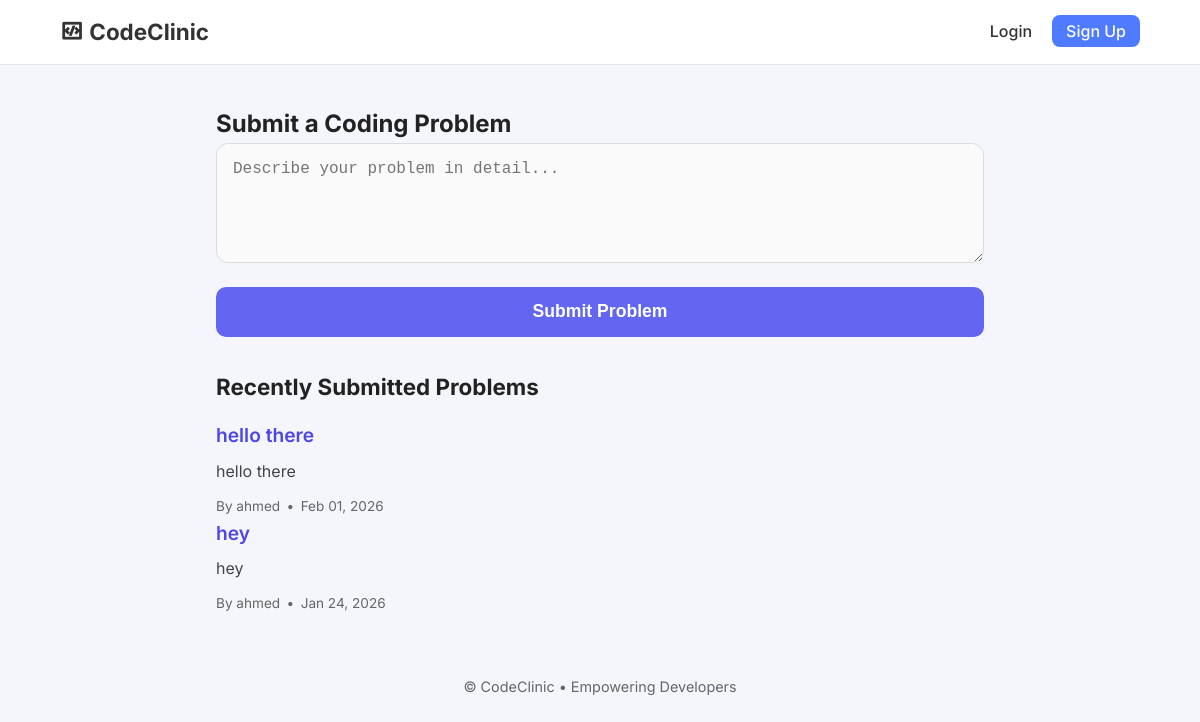
The app's page /, older data.
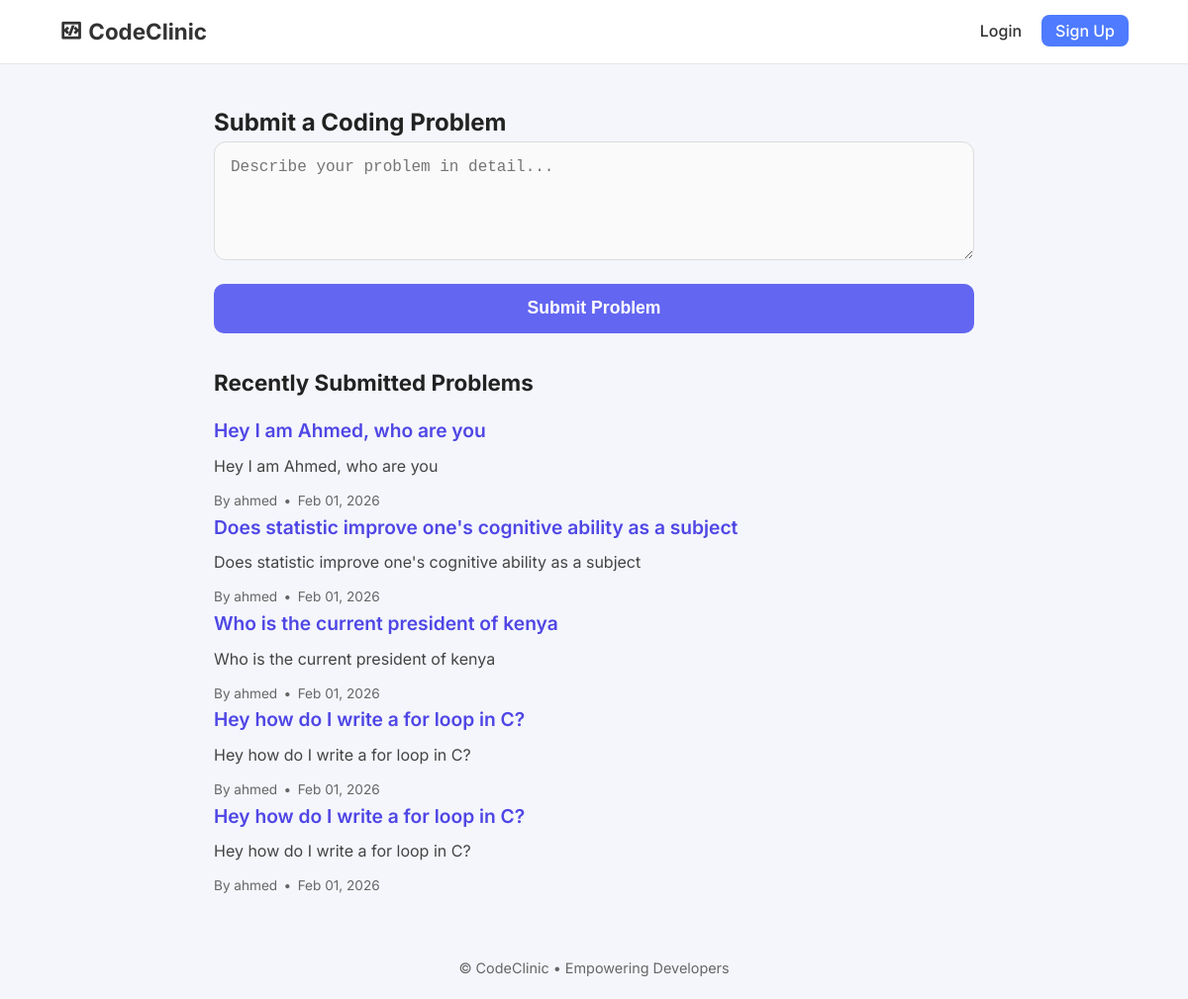
The same page, newer data.
### main/models.py (models this page shows, shortened)
class Problem(models.Model):
    description = models.TextField()
    user = models.ForeignKey(User, on_delete=models.CASCADE)
    topic = models.CharField(max_length=100, blank=True, null=True)
    created_at = models.DateTimeField(auto_now_add=True)

### main/views.py (the view)
# urls.py: 2. Add a URL to urlpatterns:  path('', views.home, name='home')
def home(request):
    problems = Problem.objects.all().order_by("-created_at")
    return render(request, "index.html", {"problems": problems})

### main/templates/index.html (shortened to what this page needs)
{% extends 'base.html' %}
{% block content %}
<div class="home-container">
    <div class="card submit-card">
        <h2>Submit a Coding Problem</h2>
        <form method="POST" class="problem-form" action="{% url 'submit' %}">
            <textarea name="description" placeholder="Describe your problem in detail..." required></textarea>
            <button type="submit">Submit Problem</button>
        </form>
    </div>
    <h3 class="section-title">Recently Submitted Problems</h3>
    {% for problem in problems %}
        <div class="card problem-card">
            <h4>
                <a href="{% url 'problem_detail' problem.id %}">
                    {{ problem.description|truncatechars:60 }}
                </a>
            </h4>
            <p>{{ problem.description|truncatechars:200 }}</p>
            <div class="meta">
                <span>By {{ problem.user.username }}</span>
                <span>•</span>
                <span>{{ problem.created_at|date:"M d, Y" }}</span>
            </div>
        </div>
    {% empty %}
        <p class="no-items">No problems submitted yet.</p>
    {% endfor %}
</div>
{% endblock %}

Row changes from the older to the newer data that the page shows:
removed Problem: description "hello there", user.username "ahmed", created_at "Feb 01, 2026"
removed Problem: description "hey", user.username "ahmed", created_at "Jan 24, 2026"
added Problem: description "Hey I am Ahmed, who are you", user.username "ahmed", created_at "Feb 01, 2026"
added Problem: description "Does statistic improve one's cognitive ability as a subject", user.username "ahmed", created_at "Feb 01, 2026"
added Problem: description "Who is the current president of kenya", user.username "ahmed", created_at "Feb 01, 2026"
added Problem: description "Hey how do I write a for loop in C?", user.username "ahmed", created_at "Feb 01, 2026"
added Problem: description "Hey how do I write a for loop in C?", user.username "ahmed", created_at "Feb 01, 2026"
